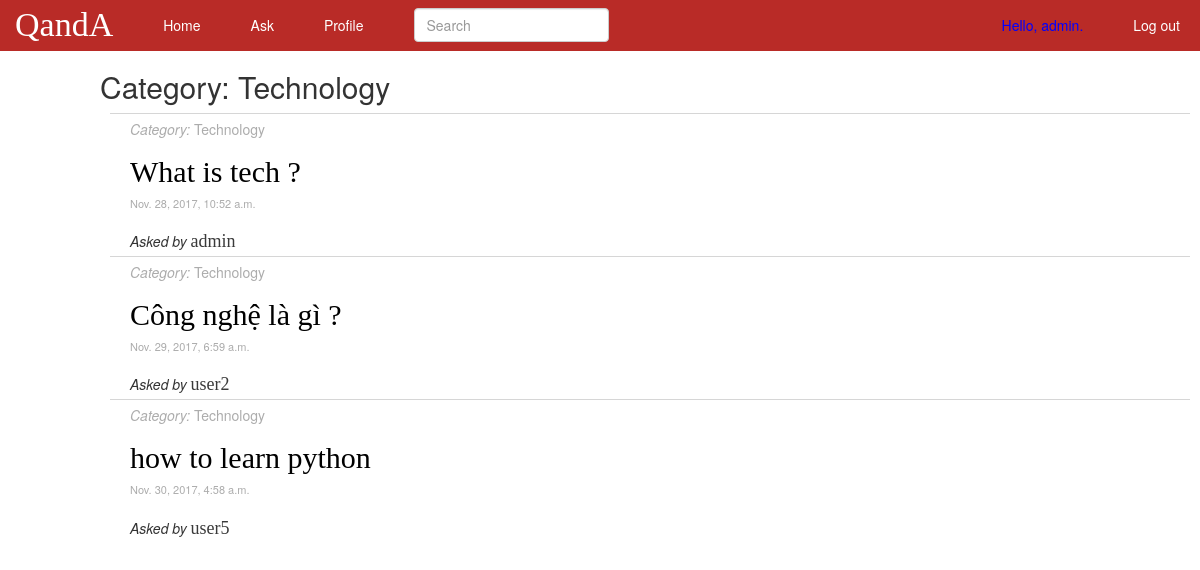
Screenshot of /category/Technology/ (signed in) with the database file from the repository.
### polls/models.py (models this page shows, shortened)
class Question(models.Model):
	content = models.CharField(max_length=200)
	category = models.CharField(max_length=30, null=True)
	time = models.DateTimeField('date asked')
	user = models.ForeignKey(User, on_delete=models.CASCADE, related_name="creator")
	followers = models.ManyToManyField(User, related_name="followers")

### polls/views.py (the view)
# urls.py: url(r'^category/(?P<category>\w+)/$', views.category, name='category'),
@login_required
def category(request, category):
	questions = Question.objects.filter(category=category)
	context = {'category' : category, 'questions' : questions}
	return render(request, 'polls/category.html', context)

### polls/templates/polls/category.html
{% extends "polls/base.html" %}
{% load static%}
{% block content %}
	<div class="container-fluid" id="mainview">
		<h2> Category: {{ category }} </h2>
		{% include 'polls/questions.html' with questions=questions %}
	</div>
{% endblock content %}

### polls/templates/polls/base.html (shortened to what this page needs)
{% load static %}
<html>
	<head>
		<link rel="stylesheet" type="text/css" href="{% static '/polls/style.css' %}" />
		<link rel="stylesheet" href="https://maxcdn.bootstrapcdn.com/bootstrap/3.3.7/css/bootstrap.min.css">
	</head>
	<body>
		<nav class="row navbar navbar-fixed-top" id="header">
		  <div class="container-fluid">
		    <div class="navbar-header">
		      	<a class="navbar-brand" href="#" id="mytitle">QandA</a>
		    </div>
		    <ul class="nav navbar-nav navbar-left">
				<li><a href="/">Home</a></li>
				{% if user.is_authenticated %}
					<li><a data-toggle="modal" href="{% url 'polls:newquestion' %}" data-target="#modal" data-tooltip>Ask</a></li>
					<li><a href="{% url 'polls:profile' user.id %}">Profile</a></li>
			    {% endif %}
		    </ul>
		    <form class="navbar-form navbar-left" method="post" action="{% url 'polls:search' %}">
		    	<input type="text" class="form-control" name="keyword" placeholder="Search">
	    	</form>
	    	<ul class="nav navbar-nav navbar-right">
				{% if user.is_authenticated %}
			    	<li><a style="color: blue">Hello, {{ user.username }}.</a></li>
			    	<li><a href="{% url 'users:logout' %}">Log out</a></li>
			    {% else %}
			    	<li><a href="{% url 'users:login' %}">Log in</a></li>
			    	<li><a href="{% url 'users:register' %}">Register</a></li>
			    {% endif %}
		    </ul>
		  </div>
		</nav>
		{% block content %}
		{% endblock content %}
	</body>
</html>

### polls/templates/polls/questions.html
{% load static %}
{% for question in questions %}
	<div class="content-wrapper">
		<div><a href="{% url 'polls:category' question.category %}" class="category"><i>Category:</i> {{question.category}}</a></div>
		<h2><a href="{% url 'polls:details' question.id %}" class="accent-text question-text">{{question.content}}</a></h2>
		<div class="time">{{question.time}}</div>
		<br>
		<div><span class="tagging-text">Asked by </span><a href="{% url 'polls:profile' question.user.id %}" class="accent-text username">{{question.user.username}}</a></div>
	</div>
{% endfor %}

### polls/static/polls/style.css (style rules this page uses)
body { background-color: #fff; padding-left: 100px; }
#header { background-color: rgb(185, 43, 39); }
#mytitle { font-family: "Times New Roman", Georgia; font-size: 34px; color: #fff; }
#mainview { margin: 0px 0px 0px 0px; padding: 0px 0px 0px 0px; margin-top: 50px; }
#header a { color: #fff; margin: 0px 20px 0px 0px; }
.category { color: #acacac; }
.navbar-form { padding: 10px 50px; margin: 0px 0px 0px 0px; border-top: 0px solid transparent; border-bottom: 0px solid transparent; -webkit-box-shadow: inset 0 1px 0 rgba(255,255,255,.1),0 1px 0 rgba(255,255,255,.1); box-shadow: inset 0 1px 0 rgba(255,255,255,.1),0 0px 0 rgba(255,255,255,.1); }
.time { color: #acacac; font-size: 11px; }
.username { font-size: 18px; border-bottom: 1px solid transparent; display: inline-block; line-height: 0.85; }
.accent-text { font-family: "Times New Roman", Georgia; color: rgb(58, 58, 58); }
.question-text { font-size: 30px; color: black; border-bottom: 1px solid transparent; display: inline-block; line-height: 0.85; text-shadow: 2px 2px white, 2px -2px white, -2px 2px white, -2px -2px white; }
.content-wrapper { background-color: #fff; margin: 0px 10px 0px 10px; padding: 5px 20px 5px 20px; border-top: solid 0.5px; border-color: rgb(214, 214, 214); }
.tagging-text { font-size: 14px; font-style: italic; }

### rows the page displays
Question: category "Technology", content "What is tech ?", time "Nov. 28, 2017, 10:52 a.m.", user.username "admin"
Question: category "Technology", content "Công nghệ là gì ?", time "Nov. 29, 2017, 6:59 a.m.", user.username "user2"
Question: category "Technology", content "how to learn python", time "Nov. 30, 2017, 4:58 a.m.", user.username "user5"

### other values shown
{{ user.username }} "admin"
{{ category }} "Technology"
